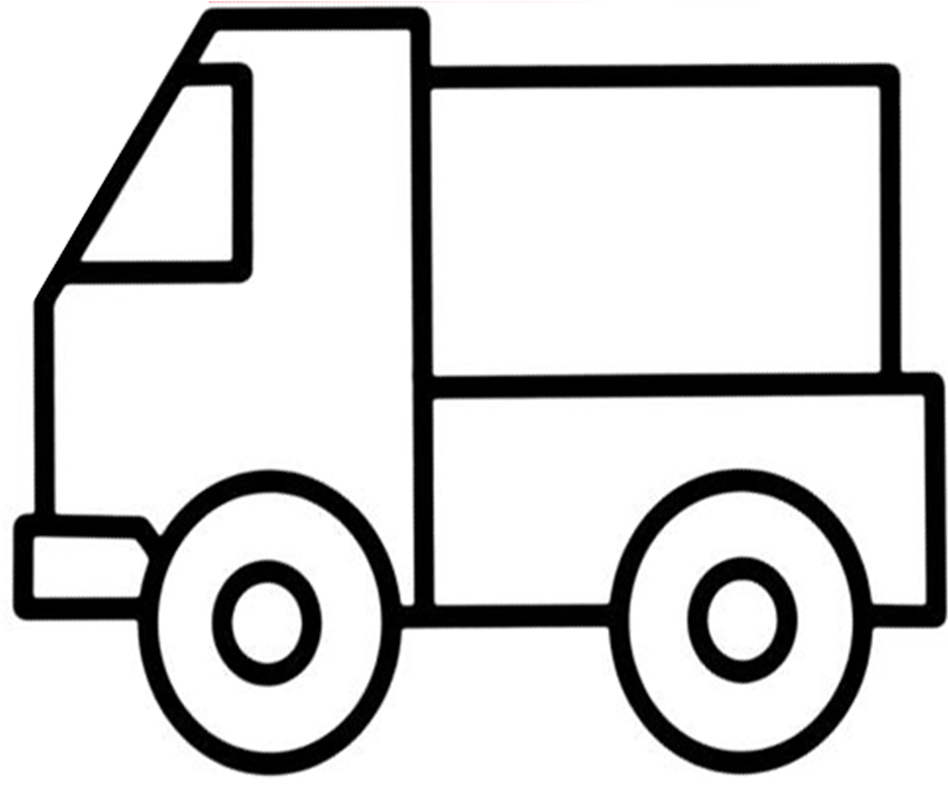
#> input picture Paint_code/car/car_orignal.png, 948 x 787 px
$ python black_to_gray.py
#> lines starting #> are read from the running program, lines starting #| are printed output that depends on the picture; after the words box and inside, x2 and y2 are one past the last pixel; in counts of white or black regions, pixels touching at a corner belong together
import cv2
import numpy as np

# 加载图像
image = cv2.imread('car_orignal.png')
#> image is the input picture: shape (787, 948, 3); mean B, G, R 210.2, 210.2, 210.2

# 创建一个掩码，选择黑色区域
black_mask = np.all(image == [0, 0, 0], axis=-1)
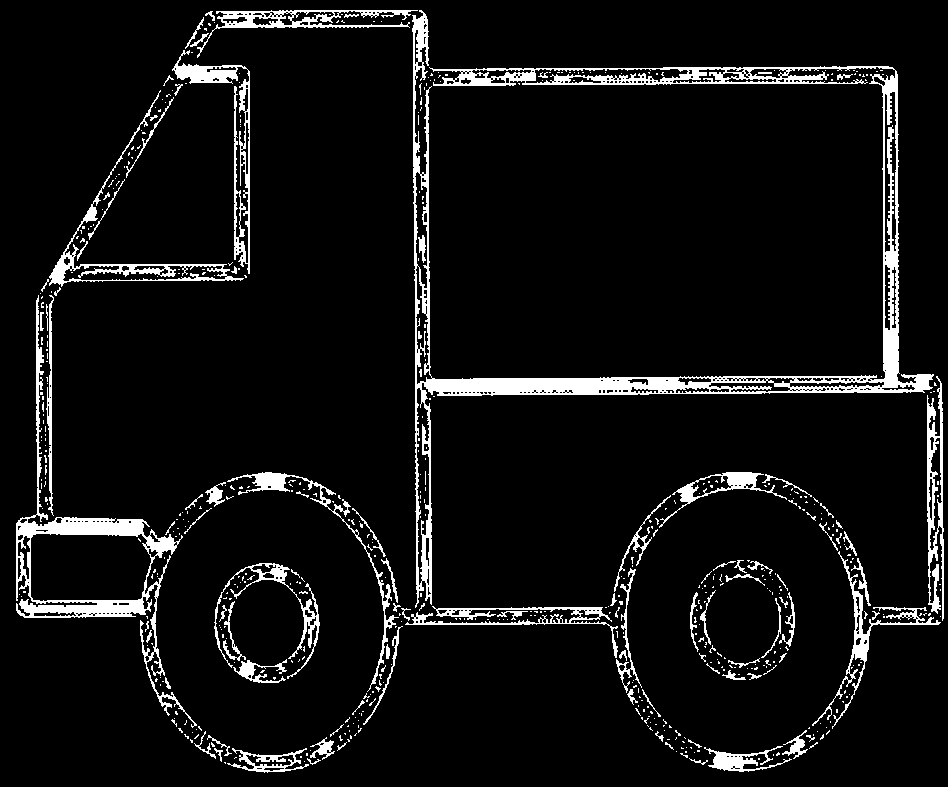
#> black_mask: shape (787, 948) bool; 6.9% white; 579 white regions (478 under 20 px), largest, box (x1, y1, x2, y2) and area: (412, 10, 934, 608) 18580, (16, 295, 197, 728) 6478, (172, 50, 250, 274) 2507

# 将黑色部分替换为灰色
image[black_mask] = [128, 128, 128]  # 这里的 [128, 128, 128] 是灰色的BGR值
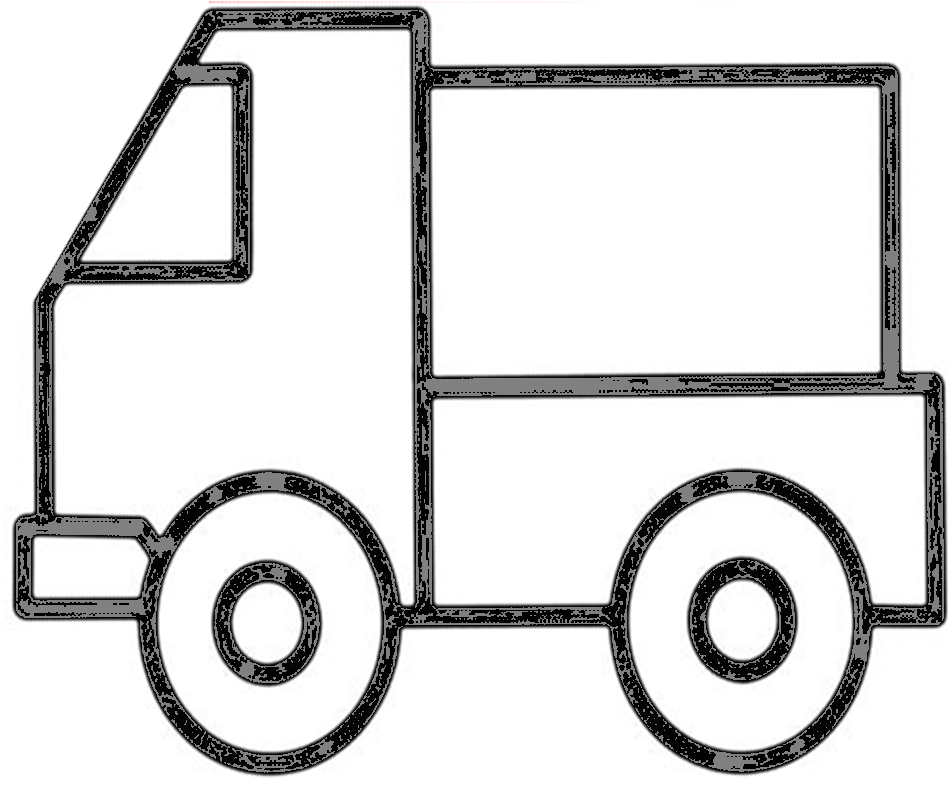
#> image: shape (787, 948, 3); 6.94% of pixels changed, all inside (x1, y1, x2, y2) = (16, 10, 944, 773)

# 显示原始图像和结果图像
cv2.imshow('Original Image', image)
cv2.waitKey(0)
cv2.destroyAllWindows()
cv2.imwrite('car_gray.png',image)

$ run again, with Paint_code/car/car_red.png copied over Paint_code/car/car_orignal.png
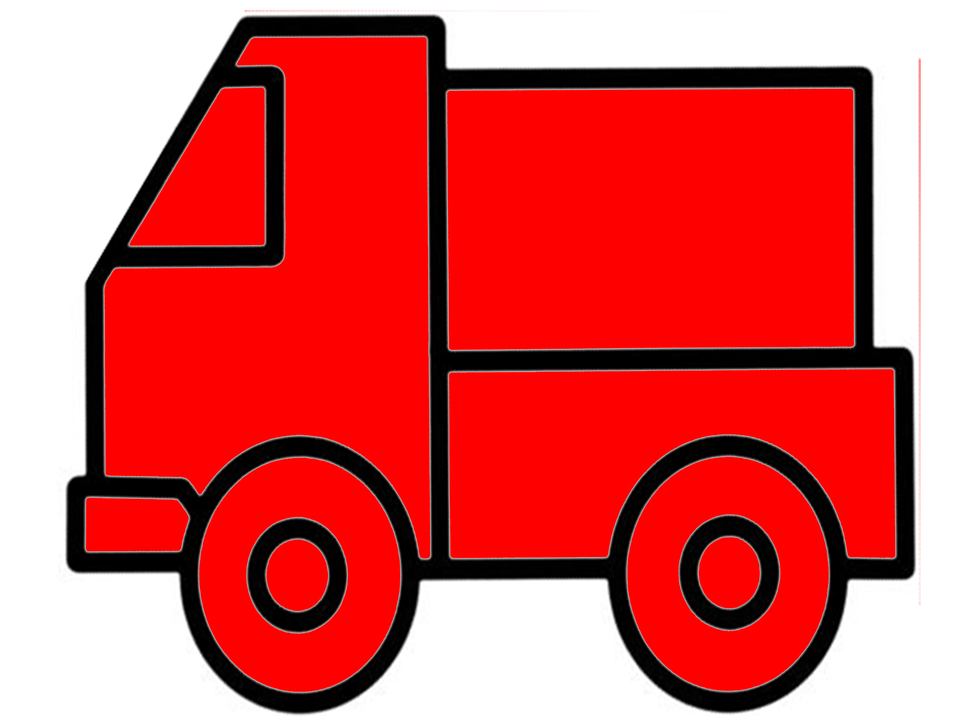
#> input picture Paint_code/car/car_red.png, 970 x 727 px, shrunk from 1890 x 1417 before the run
#> image is the input picture: shape (727, 970, 3); mean B, G, R 91.2, 91.2, 216.2
#> `black_mask = np.all(image == [0, 0, 0], axis=-1)`:
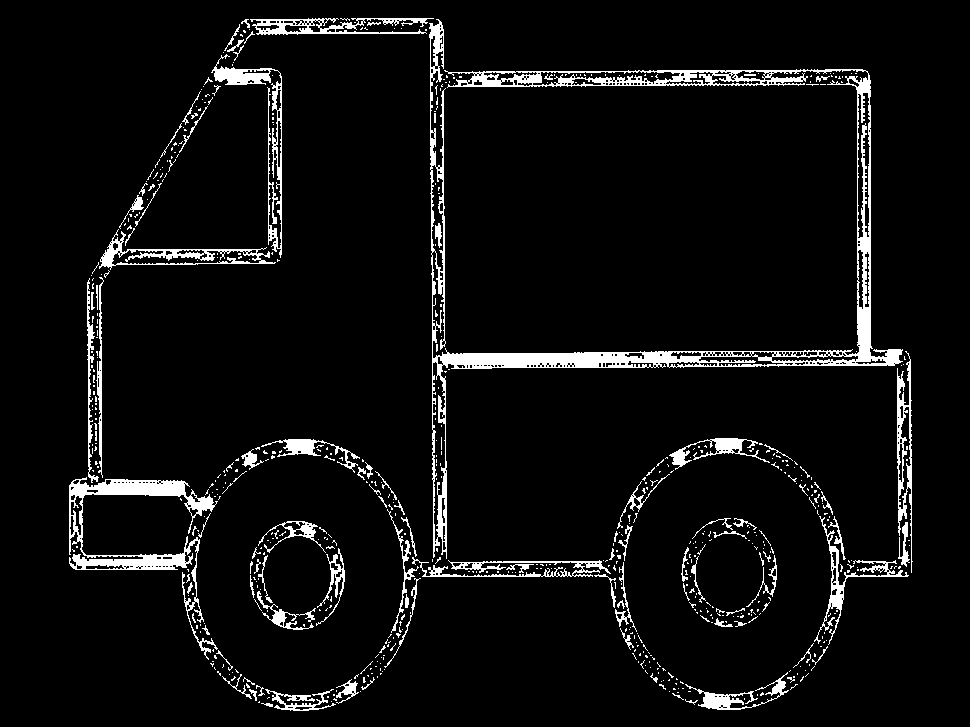
#> black_mask: shape (727, 970) bool; 5.8% white; 625 white regions (528 under 20 px), largest, box (x1, y1, x2, y2) and area: (429, 19, 903, 559) 14502, (69, 477, 218, 660) 4420, (211, 54, 282, 258) 1961
#> `image[black_mask] = [128, 128, 128]`:
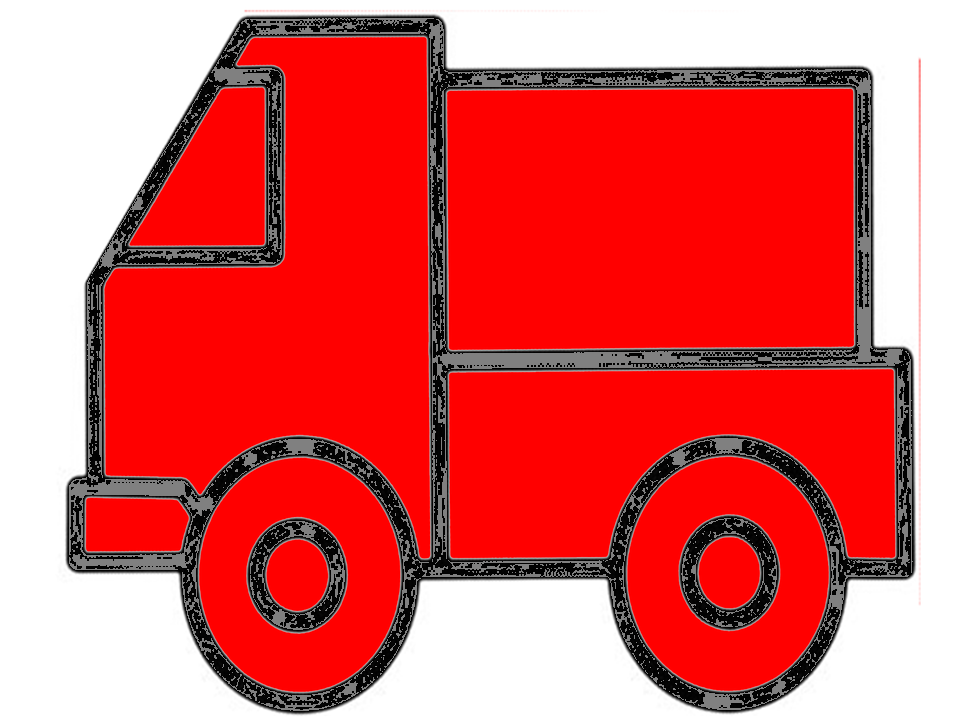
#> image: shape (727, 970, 3); 5.77% of pixels changed, all inside (x1, y1, x2, y2) = (69, 18, 913, 711)
